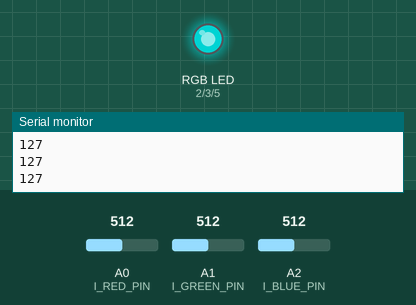
Simulated run of this sketch. Board: Arduino Uno, built with avr-gcc and run on an emulated ATmega328P. Shown: an RGB LED mixed from three pins (HIGH = lit), the last lines printed to the serial monitor. Inputs (shaded band) come from the test bench; at power-on: A0 (I_RED_PIN) = 512, A1 (I_GREEN_PIN) = 512, A2 (I_BLUE_PIN) = 512. Dim RGB values are drawn brighter than linear.

Above: at 1.2 s.
1.3 s: A0 (I_RED_PIN) set to 531
At 2.1 s:
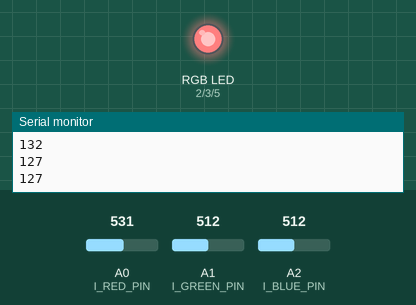
2.8 s: A1 (I_GREEN_PIN) set to 716
At 3.8 s:
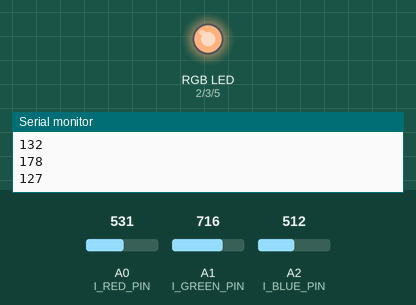
4.3 s: A2 (I_BLUE_PIN) set to 900
At 5.5 s:
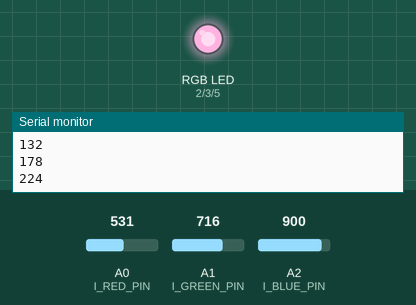
5.8 s: A2 (I_BLUE_PIN) set to 716
At 7.0 s:
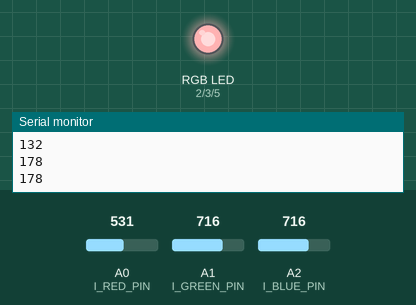
7.3 s: A0 (I_RED_PIN) set to 306
At 7.8 s:
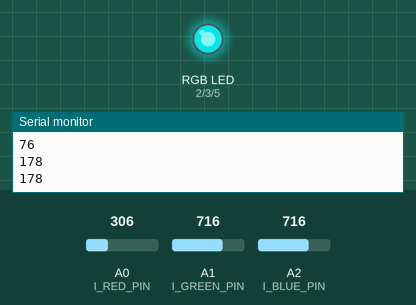
8.8 s: A1 (I_GREEN_PIN) set to 1023
At 9.4 s:
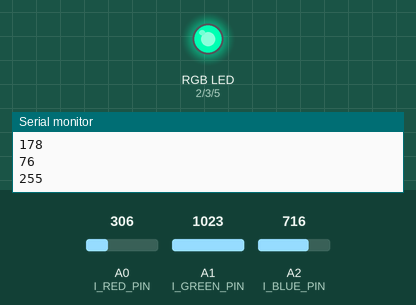
Timing chart, 0 to 11.3 s (numbered marks = the images above; inputs shaded):
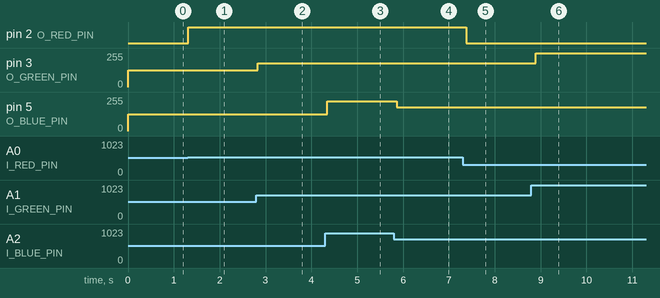

The sketch:

rgbLed.ino
```cpp
#define I_RED_PIN A0
#define I_GREEN_PIN A1
#define I_BLUE_PIN A2
#define O_RED_PIN 2
#define O_GREEN_PIN 3
#define O_BLUE_PIN 5

byte rPin;
byte gPin;
byte bPin;

void setup() {
  // put your setup code here, to run once:
  Serial.begin(9600);
  pinMode(O_RED_PIN,OUTPUT);
  pinMode(O_GREEN_PIN,OUTPUT);
  pinMode(O_BLUE_PIN,OUTPUT);
}

void loop() {
  // put your main code here, to run repeatedly:
  readSensor();
  outputSensor();
  delay(100);
}

void readSensor(){
  int r = analogRead(I_RED_PIN);
  rPin = map(r,0,1023,0,255);
  Serial.println(rPin);
  int g = analogRead(I_GREEN_PIN);
  gPin = map(g,0,1023,0,255);
  Serial.println(gPin);
  int b = analogRead(I_BLUE_PIN);
  bPin = map(b,0,1023,0,255);
  Serial.println(bPin);
}

void outputSensor(){
  analogWrite(O_RED_PIN,rPin);
  analogWrite(O_GREEN_PIN,gPin);
  analogWrite(O_BLUE_PIN,bPin);
}
```

Measured:
- the behaviour switches between 513 and 514 on A0 (I_RED_PIN) (found by bisection; images 0 and 1)
- after the input at 1.3 s, pin 2 (O_RED_PIN): LOW → HIGH at once
- after the input at 2.8 s, pin 3 (O_GREEN_PIN): 127/255 → 178/255 at once
- after the input at 4.3 s, pin 5 (O_BLUE_PIN): 127/255 → 224/255 at once
- after the input at 5.8 s, pin 5 (O_BLUE_PIN): 224/255 → 178/255 after 0.06 s
- after the input at 7.3 s, pin 2 (O_RED_PIN): HIGH → LOW after 0.08 s
- after the input at 8.8 s, pin 3 (O_GREEN_PIN): 178/255 → 255/255 after 0.09 s
